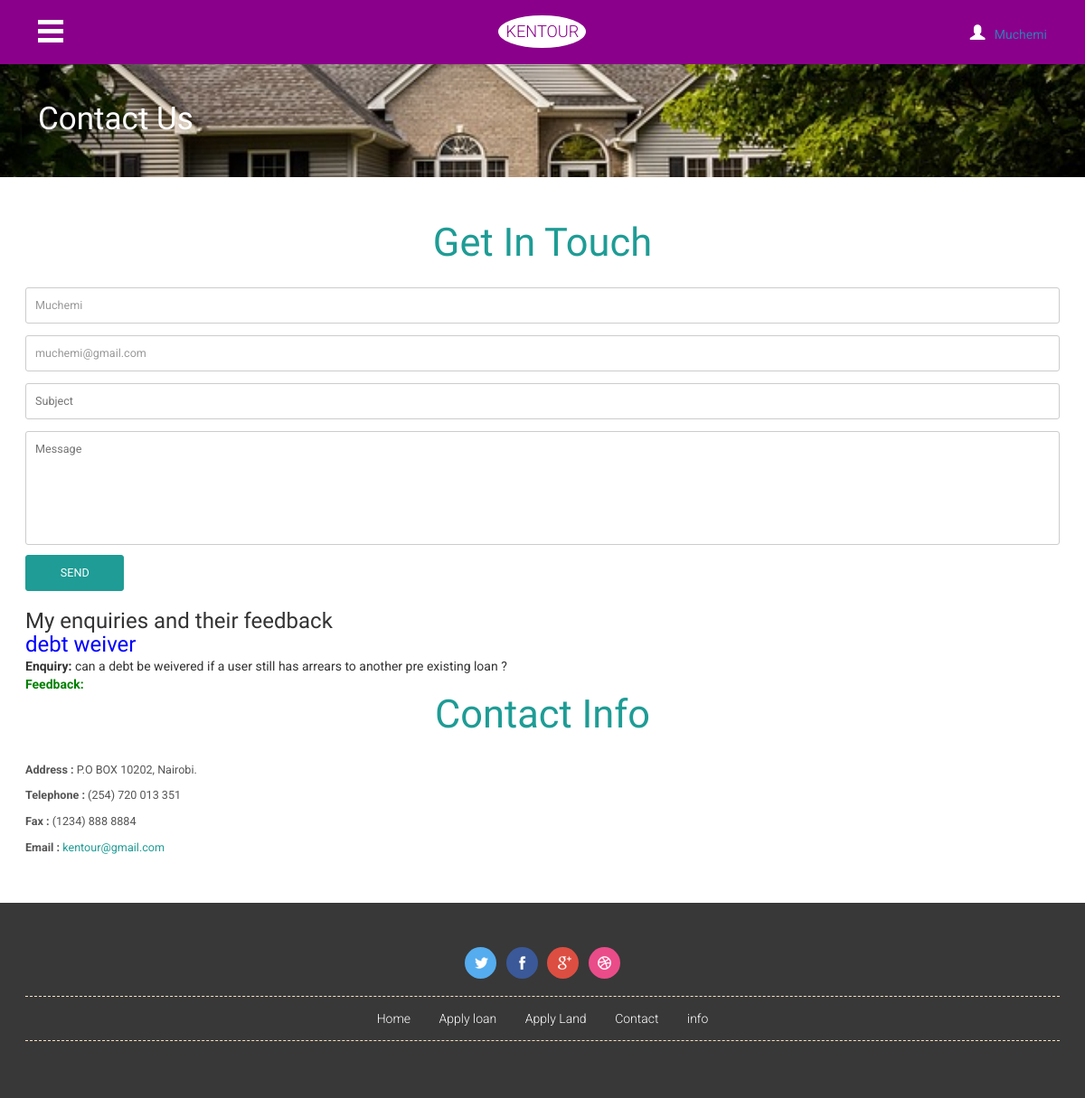
The app's page /CLIENT/contact.php (signed in) with its own data.
### tables this page shows
CREATE TABLE `members` (
  `id` int(11) NOT NULL,
  `username` varchar(255) NOT NULL,
  `email` varchar(255) NOT NULL,
  `tel` int(14) NOT NULL,
  `password` varchar(255) NOT NULL,
  `guarantor1` varchar(255) NOT NULL,
  `g1status` varchar(255) NOT NULL,
  `guarantor2` varchar(255) NOT NULL,
  `g2status` varchar(255) NOT NULL,
  `accountStatus` varchar(255) NOT NULL
);

CREATE TABLE `enquiries` (
  `id` int(11) NOT NULL,
  `name` varchar(30) NOT NULL,
  `email` varchar(40) NOT NULL,
  `subject` varchar(50) NOT NULL,
  `message` varchar(255) NOT NULL,
  `feedback` varchar(255) NOT NULL,
  `staff` varchar(20) NOT NULL,
  `date` date NOT NULL,
  `status` varchar(20) NOT NULL
);

### CLIENT/contact.php (the view, shortened to what this page needs)
<?php
    include('server.php');
?>
<!DOCTYPE html>
<html>
<head><meta http-equiv="Content-Type" content="text/html; charset=utf-8">
<link href="css/bootstrap.css" type="text/css" rel="stylesheet" media="all">
<link href="css/style.css" type="text/css" rel="stylesheet" media="all">
<link rel="stylesheet" href="css/ken-burns.css" type="text/css" media="all" />
</head>
<body class="bg">
	<div class="agile-main">
		<div class="content-wrap">
			<div class="header">
				<div class="menu-icon">
					<button class="menu-button" id="open-button">O</button>
				</div>
				<div class="logo">
					<h2><a href="index.php">KENTOUR</a></h2>
				</div>
				<div class="login">
					<a href="" class="sign-in popup-top-anim"><span class="glyphicon glyphicon-user"></span>
						<?php  if (isset($_SESSION['username'])) : ?>
						<?php echo $_SESSION['username']; ?>
						<?php endif ?>
					</a>
				</div>
			</div>
			<div class="content">
				<div class="banner about-banner">
					<div class="banner-img">
						<h3>Contact Us</h3>
					</div>
				</div>
				<?php
                    $user = $_SESSION["username"];
                    $sql = "SELECT * FROM members WHERE username='$user'";
                    $result = mysqli_query($db,$sql);
                    while($row = mysqli_fetch_array($result, MYSQLI_NUM)){
                        $email = $row[2];
                    }
                ?>
				<div class="w3agile contact">
					<h3 class="w3ls-title">Get In Touch</h3>
					<div class="contact-form">
						<form action="contact.php" method="post">
							<input type="text" name="Name" placeholder="Name" value="<?=$user?>" readonly>
							<input type="text" name="Email" placeholder="Email" value="<?=$email?>" readonly>
							<input type="text" name="Subject" placeholder="Subject" required="">
							<textarea name="Message" placeholder="Message" required=""></textarea>
							<input type="submit" name="enquire" value="SEND">
						</form>
						<br>
						<h3>My enquiries and their feedback</h3>
						<?php
    						$sql_u = "SELECT * FROM enquiries WHERE name='$user'";
                    		$res_u = mysqli_query($db, $sql_u);
                    		if (mysqli_num_rows($res_u) > 0) {
                    		    while($rows = mysqli_fetch_array($res_u, MYSQLI_NUM)){
                    		        $ensub = $rows[3];
                    		        $enq = $rows[4];
                    		        $feed = $rows[5];
                    		        echo "
                    		            <h3 style='color:Blue;'>$ensub</h3>
                    		            <span><b>Enquiry: </b>$enq</span><br>
                    		            <span style='color:green;'><b>Feedback: </b>$feed</span><br>
                    		        ";
                    		    }
                    		}
                    		else{
                    		    echo "You have not made any enquiries Yet !";
                    		}
						?>
					</div>
					<div class="contact-form">
						<h3 class="w3ls-title">Contact Info</h3>
						<p><b>Address :</b> P.O BOX 10202, Nairobi. </p>
						<p><b>Telephone :</b> (254) 720 013 351</p>
						<p><b>Fax :</b> (1234) 888 8884</p>
						<p><b>Email :</b> <a href="kentour@gmail.com">kentour@gmail.com</a></p>
					</div>
				</div>
				<div class="w3agile footer">
					<div class="social-icons">
						<ul>
							<li><a href="#"> </a></li>
							<li><a href="#" class="fb"> </a></li>
							<li><a href="#" class="gp"> </a></li>
							<li><a href="#" class="drb"> </a></li>
						</ul>
					</div>
					<div class="footer-nav">
						<ul>
							<li><a href="index.php"> Home </a></li>
							<li><a href="aloan.php"> Apply loan</a> </li>
							<li><a href="aland.php"> Apply Land </a></li>
							<li><a href="contact.php"> Contact </a></li>
							<li><a href="info.php"> info </a></li>
						</ul>
					</div>
				</div>
			</div>
		</div>
	</div>
</body>
</html>

### records on screen
members: Email "muchemi@gmail.com"
enquiries: subject "debt weiver", message "can a debt be weivered if a user still has arrears to another pre existing loan ?"

### other values on screen
$_SESSION['username'] "Muchemi"
